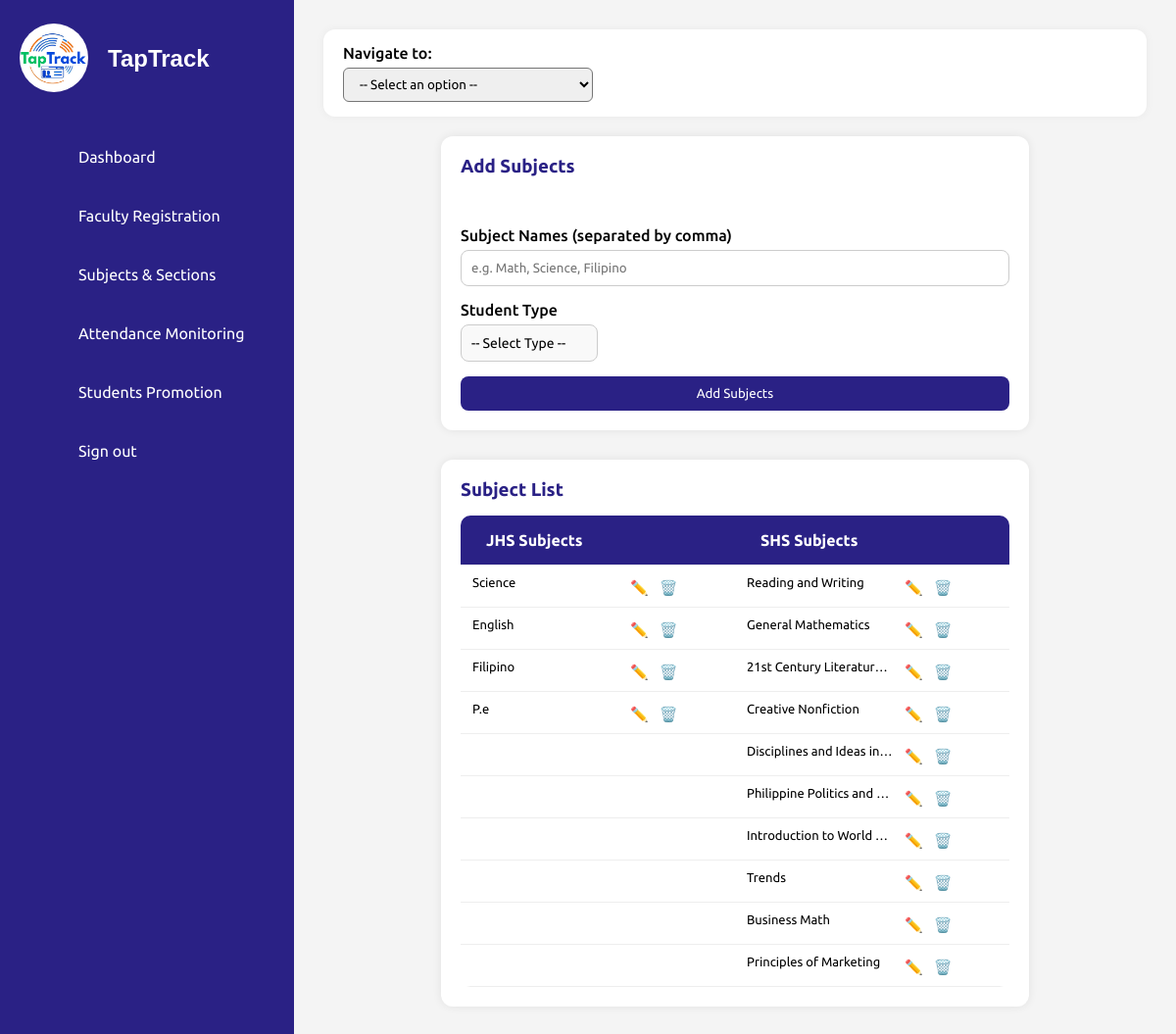
Page /subject_management.php on the committed database.
### tables this page shows
CREATE TABLE `subjects` (
  `id` int(11) NOT NULL,
  `subject_name` varchar(255) NOT NULL,
  `student_type` varchar(150) NOT NULL,
  `created_at` timestamp NOT NULL DEFAULT current_timestamp(),
  `strand_id` int(11) DEFAULT NULL
);

### subject_management.php (the view, shortened to what this page needs)
<?php
include 'db_connection.php';
?>
<!DOCTYPE html>
<html lang="en">
<head>
  <link rel="stylesheet" href="assets/css/style.css" />
</head>
<body>
<?php include('sidebar.php'); ?>
<div class="main-content">
  <div class="dropdown-nav">
    <label>Navigate to:</label>
    <select onchange="navigate(this.value)">
      <option value="">-- Select an option --</option>
    </select>
  </div>
  <div class="centered-content">
    <div class="card form-card">
      <h3>Add Subjects</h3>
      <form method="POST">
        <label>Subject Names (separated by comma)</label>
        <input type="text" name="subject_names" placeholder="e.g. Math, Science, Filipino" required />
        <label>Student Type</label>
        <select name="student_type" class="custom-select" onchange="toggleStrand(this.value)" required>
          <option value="">-- Select Type --</option>
        </select>
        <button type="submit" name="add_subject">Add Subjects</button>
      </form>
    </div>
    <div class="card">
      <h3>Subject List</h3>
      <table>
        <thead>
          <tr>
            <th>JHS Subjects</th>
            <th>SHS Subjects</th>
          </tr>
        </thead>
        <tbody>
          <?php
      $jhsSubjects = $conn->query("SELECT * FROM subjects WHERE student_type = 'JHS' ORDER BY created_at DESC");
      $shsSubjects = $conn->query("SELECT * FROM subjects WHERE student_type = 'SHS' ORDER BY created_at DESC");
      $jhs = [];
      while ($row = $jhsSubjects->fetch_assoc()) $jhs[] = $row;
      $shs = [];
      while ($row = $shsSubjects->fetch_assoc()) $shs[] = $row;
      $maxRows = max(count($jhs), count($shs));
      for ($i = 0; $i < $maxRows; $i++):
        $jhsRow = $jhs[$i] ?? null;
        $shsRow = $shs[$i] ?? null;
      ?>
      <tr>
        <td class="subject-cell">
          <?php if ($jhsRow): ?>
            <span class="subject-name"><?= htmlspecialchars($jhsRow['subject_name']) ?></span>
            <a href="javascript:void(0);" class="action-icon" onclick="openEditModal(<?= $jhsRow['id'] ?>, '<?= htmlspecialchars($jhsRow['subject_name'], ENT_QUOTES) ?>')">✏️</a>
            <a href="?delete=<?= $jhsRow['id'] ?>" class="action-icon" onclick="return confirm('Delete this subject?')">🗑️</a>
          <?php endif; ?>
        </td>
        <td class="subject-cell">
          <?php if ($shsRow): ?>
            <span class="subject-name"><?= htmlspecialchars($shsRow['subject_name']) ?></span>
            <a href="javascript:void(0);" class="action-icon" onclick="openEditModal(<?= $shsRow['id'] ?>, '<?= htmlspecialchars($shsRow['subject_name'], ENT_QUOTES) ?>')">✏️</a>
            <a href="?delete=<?= $shsRow['id'] ?>" class="action-icon" onclick="return confirm('Delete this subject?')">🗑️</a>
          <?php endif; ?>
        </td>
      </tr>
      <?php endfor; ?>
    </tbody>
  </table>
</div>
</body>
</html>

### assets/css/style.css (style rules this page uses)
* { font-family: 'Ubuntu', sans-serif; margin: 0; padding: 0; box-sizing: border-box; }
:root { --blue: #2a2185; --white: #fff; --gray: #f5f5f5; --black1: #222; --black2: #999; }
body { min-height: 100vh; overflow-x: hidden; }
.main-content { margin-left: 300px; padding: 20px; background-color: #f4f4f4; min-height: 100vh; overflow-x: hidden; width: calc(100% - 300px); }
.dropdown-nav { background-color: #fff; border-radius: 12px; padding: 15px 20px; margin-bottom: 20px; box-shadow: 0 0 8px rgba(0,0,0,0.05); }
.dropdown-nav select { padding: 8px 12px; border-radius: 6px; }

### subject_management.php (style rules this page uses)
.centered-content { display: flex; flex-direction: column; align-items: center; }
body { background-color: #f0f2f5; }
.main-content { margin-left: 300px; padding: 30px; }
.card { background-color: #fff; padding: 20px; border-radius: 12px; box-shadow: 0 0 10px rgba(0,0,0,0.08); margin-bottom: 30px; width: 600px; }
.form-card { height: 300px; display: flex; flex-direction: column; justify-content: space-between; }
h3 { margin-bottom: 15px; color: #2a2185; }
label { font-weight: 500; display: block; margin-bottom: 6px; }
input[type="text"] { width: 100%; padding: 10px; border: 1px solid #ccc; border-radius: 8px; margin-bottom: 15px; }
button { background-color: #2a2185; color: #fff; border: none; padding: 10px 18px; border-radius: 8px; cursor: pointer; width: 100%; }
table { width: 100%; border-collapse: collapse; background-color: #fff; border-radius: 10px; overflow: hidden; }
th, td { padding: 16px 26px; text-align: left; border-bottom: 1px solid #eee; }
th { background-color: #2a2185; color: #fff; }
.dropdown-nav { background-color: #fff; border-radius: 12px; padding: 15px 20px; margin-bottom: 20px; box-shadow: 0 0 8px rgba(0,0,0,0.05); }
.dropdown-nav select { padding: 8px 12px; border-radius: 6px; }
.subject-cell { font-size: 13px; vertical-align: middle; line-height: 1.5; padding: 8px 12px; }
.subject-name { display: inline-block; width: 150px; overflow: hidden; white-space: nowrap; text-overflow: ellipsis; }
.action-icon { margin-left: 8px; text-decoration: none; font-size: 15px; }
.custom-select { width: 25%; padding: 10px; border-radius: 8px; border: 1px solid #ccc; background-color: #f9f9f9; appearance: none; font-size: 14px; margin-bottom: 15px; transition: border-color 0.2s; }

### rows in the picture
subjects: subject_name "Science"
subjects: subject_name "Reading and Writing"
subjects: subject_name "English"
subjects: subject_name "General Mathematics"
subjects: subject_name "Filipino"
subjects: subject_name "21st Century Literatur…"
subjects: subject_name "P.e"
subjects: subject_name "Creative Nonfiction"
subjects: subject_name "Disciplines and Ideas in…"
subjects: subject_name "Philippine Politics and…"
subjects: subject_name "Introduction to World…"
subjects: subject_name "Trends"
subjects: subject_name "Business Math"
subjects: subject_name "Principles of Marketing"
